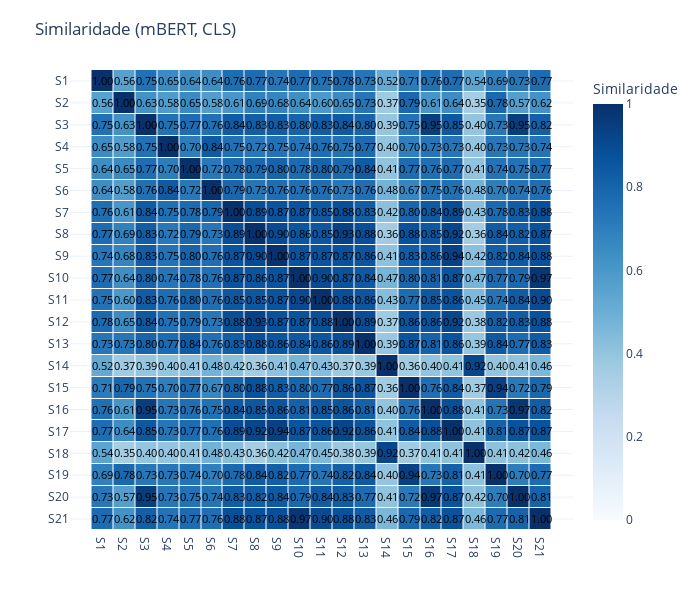
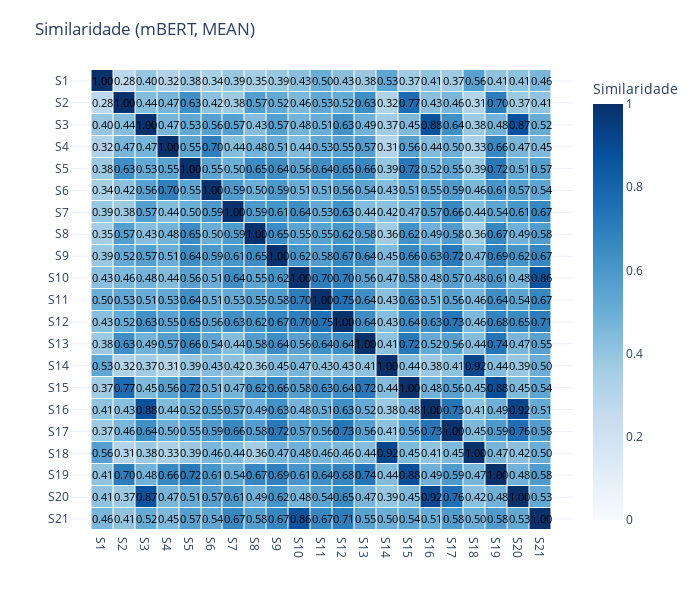
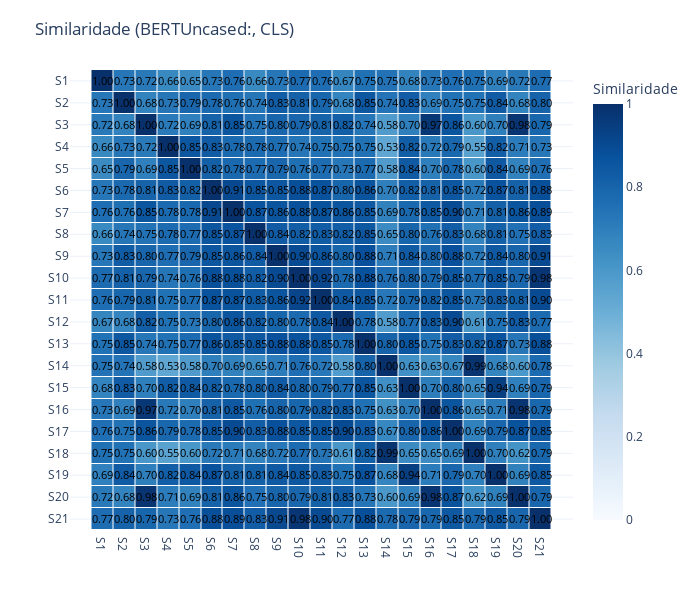
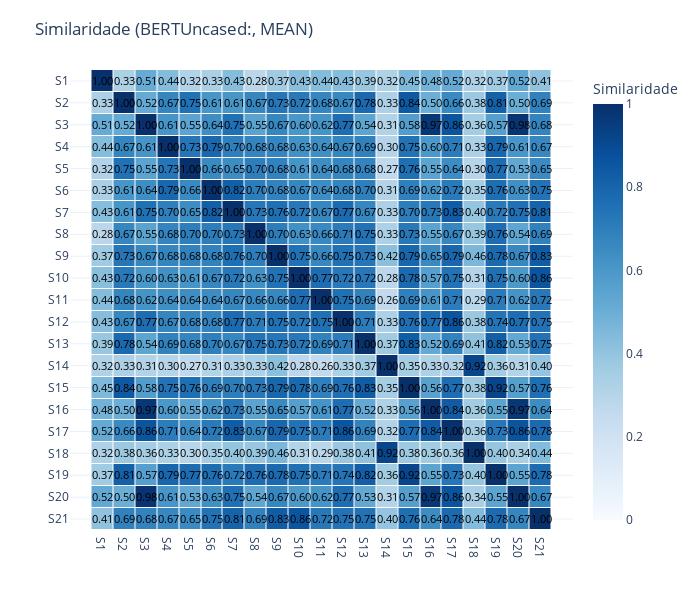

Notebook source saved alongside these figures, in order:
### Code cell
def plot_similarity_heatmap_px(
    X,
    sentences=None,          # lista de sentenças para o hover
    title="Similaridade (cosseno)",
    cmap="Blues",
    mask_upper=False,        # True: mostra só triângulo inferior
    vmin=0.0, vmax=1.0,
    cbar_label="Similaridade",
    width=700, height=600,
    fmt=".2f",               # formatação do label interno
    text_font_size=11,
    text_font_color="black",
    xgap=1, ygap=1           # “espessura” das linhas entre células
):
    # 1) Similaridade
    S = cosine_similarity(X)
    n = S.shape[0]
    labels = [f"S{i+1}" for i in range(n)]

    # 2) Máscara (triângulo superior)
    Z = S.astype(float).copy()
    if mask_upper:
        iu = np.triu_indices(n, k=1)
        Z[iu] = np.nan

    # 3) Labels numéricos dentro das células (vão como text)
    text_matrix = np.empty((n, n), dtype=object)
    text_matrix[:] = ""
    for i in range(n):
        for j in range(n):
            if not np.isnan(Z[i, j]):
                text_matrix[i, j] = f"{Z[i, j]:{fmt}}"

    # 4) Hover somente com as sentenças (sem número)
    #    Usamos customdata com HTML simples para melhor legibilidade
    customdata = np.empty((n, n), dtype=object)
    customdata[:] = ""
    for i in range(n):
        for j in range(n):
            if not np.isnan(Z[i, j]):
                s1 = sentences[i] if sentences is not None else labels[i]
                s2 = sentences[j] if sentences is not None else labels[j]
                customdata[i, j] = f"<b>{labels[i]}</b>: {s1}<br><b>{labels[j]}</b>: {s2}"

    # 5) Construir heatmap
    fig = go.Figure(
        data=go.Heatmap(
            z=Z,
            x=labels,
            y=labels,
            zmin=vmin, zmax=vmax,
            colorscale=cmap,
            colorbar=dict(title=cbar_label),
            # labels internos
            text=text_matrix,
            texttemplate="%{text}",
            textfont=dict(color=text_font_color, size=text_font_size),
            # hover apenas com as frases
            customdata=customdata,
            hovertemplate="%{customdata}<extra></extra>",
            # “grades” entre células
            xgap=xgap, ygap=ygap
        )
    )

    # Layout
    fig.update_layout(
        title=title,
        width=width, height=height,
        template="plotly_white",
        margin=dict(l=70, r=40, t=70, b=70),
    )
    # Células quadradas e origem no topo
    fig.update_yaxes(autorange="reversed", scaleanchor="x", scaleratio=1)

    fig.show()
    return S, fig


def run_kmeans(X, n_clusters=3, random_state=seed):
    km = KMeans(n_clusters=n_clusters, random_state=random_state, n_init='auto')
    labels = km.fit_predict(X)
    return labels


# ===== Uso =====
resultados = []

for (modelo, pooling), X in embeds.items():
    # Similaridade (agora desempacotando corretamente)
    S, _ = plot_similarity_heatmap_px(
        X,
        sentences=sentencas,  # <- inclui textos no hover
        title=f"Similaridade ({modelo}, {pooling})",
        cmap="Blues",
        mask_upper=False,     # ou True, se quiser só triângulo inferior
        vmin=0.0, vmax=1.0,
        cbar_label="Similaridade",
        fmt=".2f",
        xgap=1, ygap=1
    )
    # Clustering
    labels = run_kmeans(X, n_clusters=3, random_state=seed)
    resultados.append(pd.DataFrame({
        "modelo": modelo,
        "pooling": pooling,
        "sentenca": sentencas,
        "cluster": labels
    }))

clusters_df = pd.concat(resultados, ignore_index=True)

### Figure 1 — Plotly figure (JSON) as saved in the notebook; plotly's stock layout.template omitted (floating-point values rounded to 4 significant figures; data arrays with more than 128 entries replaced by an {"elided": "..."} marker saying what was removed)
{"data": [{"colorbar": {"title": {"text": "Similaridade"}}, "colorscale": [[0.0, "rgb(247,251,255)"], [0.125, "rgb(222,235,247)"], [0.25, "rgb(198,219,239)"], [0.375, "rgb(158,202,225)"], [0.5, "rgb(107,174,214)"], [0.625, "rgb(66,146,198)"], [0.75, "rgb(33,113,181)"], [0.875, "rgb(8,81,156)"], [1.0, "rgb(8,48,107)"]], "customdata": {"elided": "21x21 str values"}, "hovertemplate": "%{customdata}<extra></extra>", "text": {"elided": "21x21 str values"}, "textfont": {"color": "black", "size": 11}, "texttemplate": "%{text}", "x": ["S1", "S2", "S3", "S4", "S5", "S6", "S7", "S8", "S9", "S10", "S11", "S12", "S13", "S14", "S15", "S16", "S17", "S18", "S19", "S20", "S21"], "xgap": 1, "y": ["S1", "S2", "S3", "S4", "S5", "S6", "S7", "S8", "S9", "S10", "S11", "S12", "S13", "S14", "S15", "S16", "S17", "S18", "S19", "S20", "S21"], "ygap": 1, "z": {"elided": "21x21 float values"}, "zmax": 1.0, "zmin": 0.0, "type": "heatmap"}], "layout": {"margin": {"l": 70, "r": 40, "t": 70, "b": 70}, "title": {"text": "Similaridade (mBERT, CLS)"}, "width": 700, "height": 600, "yaxis": {"autorange": "reversed", "scaleanchor": "x", "scaleratio": 1}}}

### Figure 2 — Plotly figure (JSON) as saved in the notebook; plotly's stock layout.template omitted (floating-point values rounded to 4 significant figures; data arrays with more than 128 entries replaced by an {"elided": "..."} marker saying what was removed)
{"data": [{"colorbar": {"title": {"text": "Similaridade"}}, "colorscale": [[0.0, "rgb(247,251,255)"], [0.125, "rgb(222,235,247)"], [0.25, "rgb(198,219,239)"], [0.375, "rgb(158,202,225)"], [0.5, "rgb(107,174,214)"], [0.625, "rgb(66,146,198)"], [0.75, "rgb(33,113,181)"], [0.875, "rgb(8,81,156)"], [1.0, "rgb(8,48,107)"]], "customdata": {"elided": "21x21 str values"}, "hovertemplate": "%{customdata}<extra></extra>", "text": {"elided": "21x21 str values"}, "textfont": {"color": "black", "size": 11}, "texttemplate": "%{text}", "x": ["S1", "S2", "S3", "S4", "S5", "S6", "S7", "S8", "S9", "S10", "S11", "S12", "S13", "S14", "S15", "S16", "S17", "S18", "S19", "S20", "S21"], "xgap": 1, "y": ["S1", "S2", "S3", "S4", "S5", "S6", "S7", "S8", "S9", "S10", "S11", "S12", "S13", "S14", "S15", "S16", "S17", "S18", "S19", "S20", "S21"], "ygap": 1, "z": {"elided": "21x21 float values"}, "zmax": 1.0, "zmin": 0.0, "type": "heatmap"}], "layout": {"margin": {"l": 70, "r": 40, "t": 70, "b": 70}, "title": {"text": "Similaridade (mBERT, MEAN)"}, "width": 700, "height": 600, "yaxis": {"autorange": "reversed", "scaleanchor": "x", "scaleratio": 1}}}

### Figure 3 — Plotly figure (JSON) as saved in the notebook; plotly's stock layout.template omitted (floating-point values rounded to 4 significant figures; data arrays with more than 128 entries replaced by an {"elided": "..."} marker saying what was removed)
{"data": [{"colorbar": {"title": {"text": "Similaridade"}}, "colorscale": [[0.0, "rgb(247,251,255)"], [0.125, "rgb(222,235,247)"], [0.25, "rgb(198,219,239)"], [0.375, "rgb(158,202,225)"], [0.5, "rgb(107,174,214)"], [0.625, "rgb(66,146,198)"], [0.75, "rgb(33,113,181)"], [0.875, "rgb(8,81,156)"], [1.0, "rgb(8,48,107)"]], "customdata": {"elided": "21x21 str values"}, "hovertemplate": "%{customdata}<extra></extra>", "text": {"elided": "21x21 str values"}, "textfont": {"color": "black", "size": 11}, "texttemplate": "%{text}", "x": ["S1", "S2", "S3", "S4", "S5", "S6", "S7", "S8", "S9", "S10", "S11", "S12", "S13", "S14", "S15", "S16", "S17", "S18", "S19", "S20", "S21"], "xgap": 1, "y": ["S1", "S2", "S3", "S4", "S5", "S6", "S7", "S8", "S9", "S10", "S11", "S12", "S13", "S14", "S15", "S16", "S17", "S18", "S19", "S20", "S21"], "ygap": 1, "z": {"elided": "21x21 float values"}, "zmax": 1.0, "zmin": 0.0, "type": "heatmap"}], "layout": {"margin": {"l": 70, "r": 40, "t": 70, "b": 70}, "title": {"text": "Similaridade (BERTUncased:, CLS)"}, "width": 700, "height": 600, "yaxis": {"autorange": "reversed", "scaleanchor": "x", "scaleratio": 1}}}

### Figure 4 — Plotly figure (JSON) as saved in the notebook; plotly's stock layout.template omitted (floating-point values rounded to 4 significant figures; data arrays with more than 128 entries replaced by an {"elided": "..."} marker saying what was removed)
{"data": [{"colorbar": {"title": {"text": "Similaridade"}}, "colorscale": [[0.0, "rgb(247,251,255)"], [0.125, "rgb(222,235,247)"], [0.25, "rgb(198,219,239)"], [0.375, "rgb(158,202,225)"], [0.5, "rgb(107,174,214)"], [0.625, "rgb(66,146,198)"], [0.75, "rgb(33,113,181)"], [0.875, "rgb(8,81,156)"], [1.0, "rgb(8,48,107)"]], "customdata": {"elided": "21x21 str values"}, "hovertemplate": "%{customdata}<extra></extra>", "text": {"elided": "21x21 str values"}, "textfont": {"color": "black", "size": 11}, "texttemplate": "%{text}", "x": ["S1", "S2", "S3", "S4", "S5", "S6", "S7", "S8", "S9", "S10", "S11", "S12", "S13", "S14", "S15", "S16", "S17", "S18", "S19", "S20", "S21"], "xgap": 1, "y": ["S1", "S2", "S3", "S4", "S5", "S6", "S7", "S8", "S9", "S10", "S11", "S12", "S13", "S14", "S15", "S16", "S17", "S18", "S19", "S20", "S21"], "ygap": 1, "z": {"elided": "21x21 float values"}, "zmax": 1.0, "zmin": 0.0, "type": "heatmap"}], "layout": {"margin": {"l": 70, "r": 40, "t": 70, "b": 70}, "title": {"text": "Similaridade (BERTUncased:, MEAN)"}, "width": 700, "height": 600, "yaxis": {"autorange": "reversed", "scaleanchor": "x", "scaleratio": 1}}}
